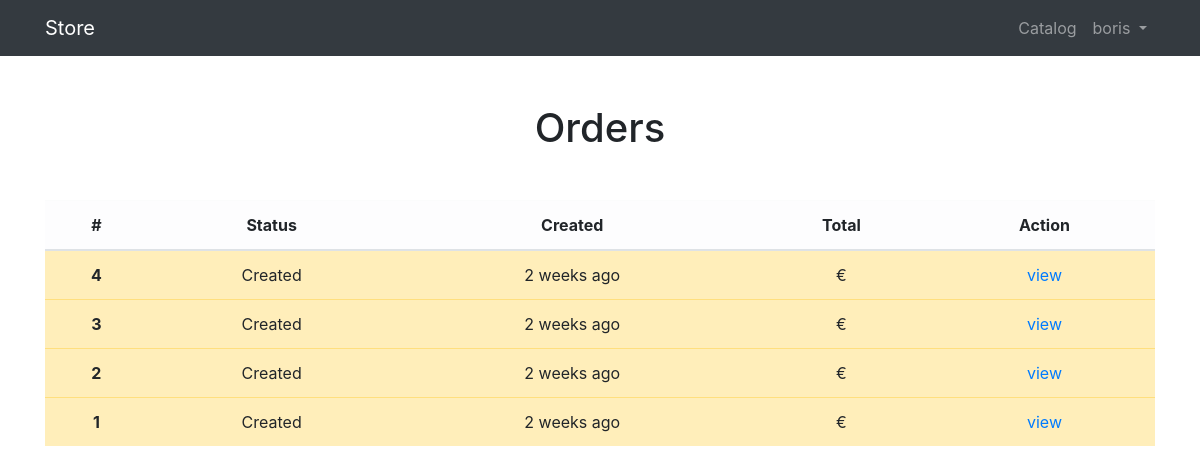
/orders/orders-list/ (signed in), run on an earlier commit of the app's database.
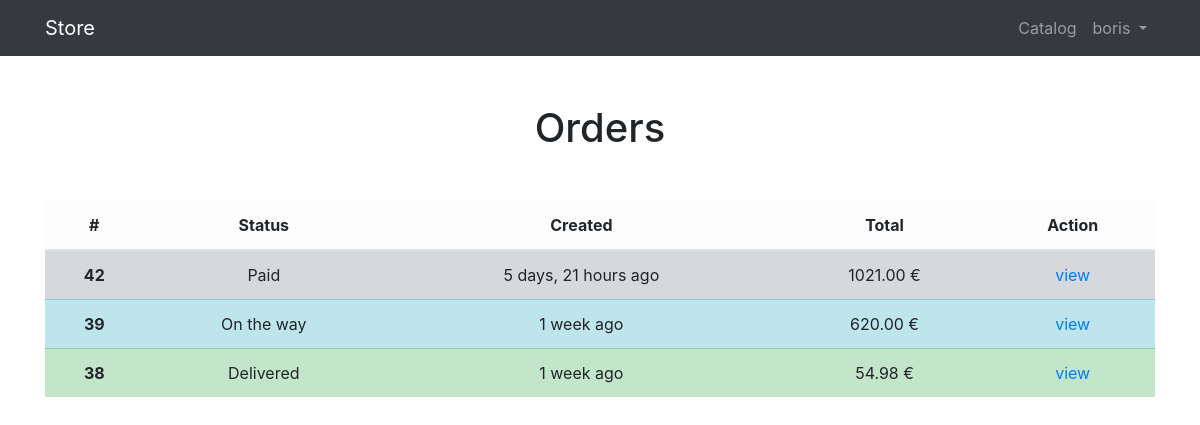
And on a later commit of the database.
### orders/models.py (models this page shows, shortened)
class Order(models.Model):
    CREATED = 0
    PAID = 1
    ON_THE_WAY = 2
    DELIVERED = 3
    CANCELED = 4
    STATUSES = [
        (CREATED, 'Created'),
        (PAID, 'Paid'),
        (ON_THE_WAY, 'On the way'),
        (DELIVERED, 'Delivered'),
        (CANCELED, 'Canceled'),
    ]
    first_name = models.CharField(max_length=64)
    last_name = models.CharField(max_length=64)
    email = models.EmailField(max_length=64)
    address = models.CharField(max_length=128)
    create = models.DateTimeField(auto_now_add=True)
    cart_history = models.JSONField(default=dict)
    status = models.PositiveSmallIntegerField(choices=STATUSES, default=CREATED)
    user = models.ForeignKey(to=User, on_delete=models.CASCADE)

### orders/views.py (the view)
# urls.py: path('orders-list/', OrdersListView.as_view(), name='orders_list'),
class OrdersListView(TitleMixin, ListView):
    title = 'Orders'
    template_name = 'orders/orders.html'
    ordering = ('-id',)
    def get_queryset(self):
        return self.request.user.order_set.order_by(*self.ordering)

### products/context_processors.py (called while the page is built)
def cart_items(request):
    user = request.user
    return {'cart_items': CartItem.objects.filter(user=user) if user.is_authenticated else []}

### users/views.py (called while the page is built)
    def get_context_data(self, **kwargs):
        return super().get_context_data(**kwargs, title=self.title)

### orders/templates/orders/orders.html
{% extends 'products/base.html' %}
{% load static humanize %}
{% block css %}
    <link href="{% static '/vendor/css/orders.css' %}" rel="stylesheet">
{% endblock %}
{% block content %}
    <div class="text-center mt-5">
        <h1>{{ title }}</h1>
        <div class="orders mt-5">
            <table class="table">
                <thead>
                <tr class="table-light">
                    <th scope="col">#</th>
                    <th scope="col">Status</th>
                    <th scope="col">Created</th>
                    <th scope="col">Total</th>
                    <th scope="col">Action</th>
                </tr>
                </thead>
                <tbody>
                {% for order in object_list %}
                    <tr class="{% if order.get_status_display == 'Delivered' %}table-success
                        {% elif order.get_status_display == 'On the way' %}table-info
                        {% elif order.get_status_display == 'Created' %}table-warning
                        {% elif order.get_status_display == 'Paid' %}table-secondary
                        {% elif order.get_status_display == 'Canceled' %}table-danger
                        {% endif %}">
                        <th scope="row">{{ order.id }}</th>
                        <td>{{ order.get_status_display }}</td>
                        <td>{{ order.create|naturaltime }}</td>
                        <td>{{ order.cart_history.total_cost }} €</td>
                        <td>
                            <a href="{% url 'orders:order_detail' order.id %}">view</a>
                        </td>
                    </tr>
                {% endfor %}
                </tbody>
            </table>
        </div>
    </div>
{% endblock %}

What changed in the data, as far as the page shows it:
removed Order: id "4", status "Created", create "2 weeks ago"
removed Order: id "3", status "Created", create "2 weeks ago"
removed Order: id "2", status "Created", create "2 weeks ago"
removed Order: id "1", status "Created", create "2 weeks ago"
added Order: id "42", status "Paid", create "5 days, 21 hours ago", cart_history.total_cost "1021.00"
added Order: id "39", status "On the way", create "1 week ago", cart_history.total_cost "620.00"
added Order: id "38", status "Delivered", create "1 week ago", cart_history.total_cost "54.98"
